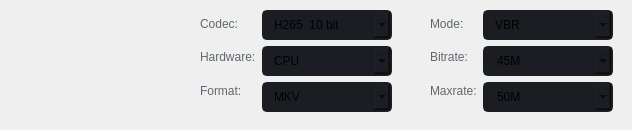
     <widget class="QWidget" name="page_0">
      <widget class="QWidget" name="layoutWidget">
       <property name="geometry">
        <rect>
         <x>200</x>
         <y>10</y>
         <width>203</width>
         <height>111</height>
        </rect>
       </property>
       <layout class="QFormLayout" name="formLayout_4">
        <item row="0" column="0">
         <layout class="QVBoxLayout" name="verticalLayout_19">
          <item>
           <widget class="QLabel" name="label_credits_15">
            <property name="font">
             <font>
              <family>Segoe UI</family>
             </font>
            </property>
            <property name="styleSheet">
             <string notr="true">color: rgb(98, 103, 111);</string>
            </property>
            <property name="text">
             <string>Codec:</string>
            </property>
           </widget>
          </item>
          <item>
           <widget class="QLabel" name="label_credits_16">
            <property name="font">
             <font>
              <family>Segoe UI</family>
             </font>
            </property>
            <property name="styleSheet">
             <string notr="true">color: rgb(98, 103, 111);</string>
            </property>
            <property name="text">
             <string>Hardware:</string>
            </property>
           </widget>
          </item>
          <item>
           <widget class="QLabel" name="label_credits_17">
            <property name="font">
             <font>
              <family>Segoe UI</family>
             </font>
            </property>
            <property name="styleSheet">
             <string notr="true">color: rgb(98, 103, 111);</string>
            </property>
            <property name="text">
             <string>Format:</string>
            </property>
           </widget>
          </item>
         </layout>
        </item>
        <item row="0" column="1">
         <layout class="QVBoxLayout" name="verticalLayout_20">
          <item>
           <widget class="QComboBox" name="comboBox_1">
            <property name="enabled">
             <bool>true</bool>
            </property>
            <property name="minimumSize">
             <size>
              <width>130</width>
              <height>30</height>
             </size>
            </property>
            <property name="maximumSize">
             <size>
              <width>130</width>
              <height>30</height>
             </size>
            </property>
            <property name="font">
             <font>
              <family>Segoe UI</family>
              <pointsize>9</pointsize>
             </font>
            </property>
            <property name="autoFillBackground">
             <bool>false</bool>
            </property>
            <property name="styleSheet">
             <string notr="true">QComboBox{
	background-color: rgb(27, 29, 35);
	border-radius: 5px;
	border: 2px solid rgb(27, 29, 35);
	padding: 5px;
	padding-left: 10px;
}
QComboBox:hover{
	border: 2px solid rgb(64, 71, 88);
}
QComboBox QAbstractItemView {
	color: rgb(85, 170, 255);	
	background-color: rgb(27, 29, 35);
	padding: 10px;
	selection-background-color: rgb(39, 44, 54);
}</string>
            </property>
            <property name="iconSize">
             <size>
              <width>16</width>
              <height>16</height>
             </size>
            </property>
            <property name="frame">
             <bool>true</bool>
            </property>
            <item>
             <property name="text">
              <string>H265  10 bit</string>
             </property>
            </item>
            <item>
             <property name="text">
              <string>VP9  10 bit</string>
             </property>
            </item>
            <item>
             <property name="text">
              <string>AV1  10 bit</string>
             </property>
            </item>
            <item>
             <property name="text">
              <string>H265  8 bit</string>
             </property>
            </item>
            <item>
             <property name="text">
              <string>H264  8 bit</string>
             </property>
            </item>
            <item>
             <property name="text">
              <string>ProRes HQ</string>
             </property>
            </item>
            <item>
             <property name="text">
              <string>DNxHR HQX</string>
             </property>
            </item>
            <item>
             <property name="text">
              <string>From source</string>
             </property>
            </item>
           </widget>
          </item>
          <item>
           <widget class="QComboBox" name="comboBox_3">
            <property name="minimumSize">
             <size>
              <width>130</width>
              <height>30</height>
             </size>
            </property>
            <property name="maximumSize">
             <size>
              <width>130</width>
              <height>30</height>
             </size>
            </property>
            <property name="font">
             <font>
              <family>Segoe UI</family>
              <pointsize>9</pointsize>
             </font>
            </property>
            <property name="autoFillBackground">
             <bool>false</bool>
            </property>
            <property name="styleSheet">
             <string notr="true">QComboBox{
	background-color: rgb(27, 29, 35);
	border-radius: 5px;
	border: 2px solid rgb(27, 29, 35);
	padding: 5px;
	padding-left: 10px;
}
QComboBox:hover{
	border: 2px solid rgb(64, 71, 88);
}
QComboBox QAbstractItemView {
	color: rgb(85, 170, 255);	
	background-color: rgb(27, 29, 35);
	padding: 10px;
	selection-background-color: rgb(39, 44, 54);
}</string>
            </property>
            <property name="iconSize">
             <size>
              <width>16</width>
              <height>16</height>
             </size>
            </property>
            <property name="frame">
             <bool>true</bool>
            </property>
            <item>
             <property name="text">
              <string>CPU</string>
             </property>
            </item>
            <item>
             <property name="text">
              <string>NVENC</string>
             </property>
            </item>
           </widget>
          </item>
          <item>
           <widget class="QComboBox" name="comboBox_2">
            <property name="minimumSize">
             <size>
              <width>130</width>
              <height>30</height>
             </size>
            </property>
            <property name="maximumSize">
             <size>
              <width>130</width>
              <height>30</height>
             </size>
            </property>
            <property name="font">
             <font>
              <family>Segoe UI</family>
              <pointsize>9</pointsize>
             </font>
            </property>
            <property name="autoFillBackground">
             <bool>false</bool>
            </property>
            <property name="styleSheet">
             <string notr="true">QComboBox{
	background-color: rgb(27, 29, 35);
	border-radius: 5px;
	border: 2px solid rgb(27, 29, 35);
	padding: 5px;
	padding-left: 10px;
}
QComboBox:hover{
	border: 2px solid rgb(64, 71, 88);
}
QComboBox QAbstractItemView {
	color: rgb(85, 170, 255);	
	background-color: rgb(27, 29, 35);
	padding: 10px;
	selection-background-color: rgb(39, 44, 54);
}</string>
            </property>
            <property name="iconSize">
             <size>
              <width>16</width>
              <height>16</height>
             </size>
            </property>
            <property name="frame">
             <bool>true</bool>
            </property>
            <item>
             <property name="text">
              <string>MKV</string>
             </property>
            </item>
           </widget>
          </item>
         </layout>
        </item>
       </layout>
      </widget>
      <widget class="QWidget" name="layoutWidget">
       <property name="geometry">
        <rect>
         <x>430</x>
         <y>10</y>
         <width>193</width>
         <height>111</height>
        </rect>
       </property>
       <layout class="QFormLayout" name="formLayout_5">
        <item row="0" column="0">
         <layout class="QVBoxLayout" name="verticalLayout_21">
          <item>
           <widget class="QLabel" name="label_credits_18">
            <property name="font">
             <font>
              <family>Segoe UI</family>
             </font>
            </property>
            <property name="styleSheet">
             <string notr="true">color: rgb(98, 103, 111);</string>
            </property>
            <property name="text">
             <string>Mode:</string>
            </property>
           </widget>
          </item>
          <item>
           <widget class="QLabel" name="label_credits_19">
            <property name="font">
             <font>
              <family>Segoe UI</family>
             </font>
            </property>
            <property name="styleSheet">
             <string notr="true">color: rgb(98, 103, 111);</string>
            </property>
            <property name="text">
             <string>Bitrate:</string>
            </property>
           </widget>
          </item>
          <item>
           <widget class="QLabel" name="label_credits_20">
            <property name="font">
             <font>
              <family>Segoe UI</family>
             </font>
            </property>
            <property name="styleSheet">
             <string notr="true">color: rgb(98, 103, 111);</string>
            </property>
            <property name="text">
             <string>Maxrate:</string>
            </property>
           </widget>
          </item>
         </layout>
        </item>
        <item row="0" column="1">
         <layout class="QVBoxLayout" name="verticalLayout_22">
          <item>
           <widget class="QComboBox" name="comboBox_4">
            <property name="enabled">
             <bool>true</bool>
            </property>
            <property name="minimumSize">
             <size>
              <width>130</width>
              <height>30</height>
             </size>
            </property>
            <property name="maximumSize">
             <size>
              <width>130</width>
              <height>30</height>
             </size>
            </property>
            <property name="font">
             <font>
              <family>Segoe UI</family>
              <pointsize>9</pointsize>
             </font>
            </property>
            <property name="autoFillBackground">
             <bool>false</bool>
            </property>
            <property name="styleSheet">
             <string notr="true">QComboBox{
	background-color: rgb(27, 29, 35);
	border-radius: 5px;
	border: 2px solid rgb(27, 29, 35);
	padding: 5px;
	padding-left: 10px;
}
QComboBox:hover{
	border: 2px solid rgb(64, 71, 88);
}
QComboBox QAbstractItemView {
	color: rgb(85, 170, 255);	
	background-color: rgb(27, 29, 35);
	padding: 10px;
	selection-background-color: rgb(39, 44, 54);
}</string>
            </property>
            <property name="iconSize">
             <size>
              <width>16</width>
              <height>16</height>
             </size>
            </property>
            <property name="frame">
             <bool>true</bool>
            </property>
            <item>
             <property name="text">
              <string>VBR</string>
             </property>
            </item>
            <item>
             <property name="text">
              <string>CQP</string>
             </property>
            </item>
           </widget>
          </item>
          <item>
           <widget class="QComboBox" name="comboBox_5">
            <property name="enabled">
             <bool>true</bool>
            </property>
            <property name="minimumSize">
             <size>
              <width>130</width>
              <height>30</height>
             </size>
            </property>
            <property name="maximumSize">
             <size>
              <width>130</width>
              <height>30</height>
             </size>
            </property>
            <property name="font">
             <font>
              <family>Segoe UI</family>
              <pointsize>9</pointsize>
             </font>
            </property>
            <property name="autoFillBackground">
             <bool>false</bool>
            </property>
            <property name="styleSheet">
             <string notr="true">QComboBox{
	background-color: rgb(27, 29, 35);
	border-radius: 5px;
	border: 2px solid rgb(27, 29, 35);
	padding: 5px;
	padding-left: 10px;
}
QComboBox:hover{
	border: 2px solid rgb(64, 71, 88);
}
QComboBox QAbstractItemView {
	color: rgb(85, 170, 255);	
	background-color: rgb(27, 29, 35);
	padding: 10px;
	selection-background-color: rgb(39, 44, 54);
}</string>
            </property>
            <property name="editable">
             <bool>true</bool>
            </property>
            <property name="iconSize">
             <size>
              <width>16</width>
              <height>16</height>
             </size>
            </property>
            <property name="frame">
             <bool>true</bool>
            </property>
            <item>
             <property name="text">
              <string>45M</string>
             </property>
            </item>
            <item>
             <property name="text">
              <string>60M</string>
             </property>
            </item>
            <item>
             <property name="text">
              <string>50M</string>
             </property>
            </item>
            <item>
             <property name="text">
              <string>40M</string>
             </property>
            </item>
            <item>
             <property name="text">
              <string>30M</string>
             </property>
            </item>
            <item>
             <property name="text">
              <string>20M</string>
             </property>
            </item>
            <item>
             <property name="text">
              <string>10M</string>
             </property>
            </item>
           </widget>
          </item>
          <item>
           <widget class="QComboBox" name="comboBox_6">
            <property name="enabled">
             <bool>true</bool>
            </property>
            <property name="minimumSize">
             <size>
              <width>130</width>
              <height>30</height>
             </size>
            </property>
            <property name="maximumSize">
             <size>
              <width>130</width>
              <height>30</height>
             </size>
            </property>
            <property name="font">
             <font>
              <family>Segoe UI</family>
              <pointsize>9</pointsize>
             </font>
            </property>
            <property name="autoFillBackground">
             <bool>false</bool>
            </property>
            <property name="styleSheet">
             <string notr="true">QComboBox{
	background-color: rgb(27, 29, 35);
	border-radius: 5px;
	border: 2px solid rgb(27, 29, 35);
	padding: 5px;
	padding-left: 10px;
}
QComboBox:hover{
	border: 2px solid rgb(64, 71, 88);
}
QComboBox QAbstractItemView {
	color: rgb(85, 170, 255);	
	background-color: rgb(27, 29, 35);
	padding: 10px;
	selection-background-color: rgb(39, 44, 54);
}</string>
            </property>
            <property name="editable">
             <bool>true</bool>
            </property>
            <property name="iconSize">
             <size>
              <width>16</width>
              <height>16</height>
             </size>
            </property>
            <property name="frame">
             <bool>true</bool>
            </property>
            <item>
             <property name="text">
              <string>50M</string>
             </property>
            </item>
            <item>
             <property name="text">
              <string>70M</string>
             </property>
            </item>
            <item>
             <property name="text">
              <string>60M</string>
             </property>
            </item>
            <item>
             <property name="text">
              <string>50M</string>
             </property>
            </item>
            <item>
             <property name="text">
              <string>40M</string>
             </property>
            </item>
            <item>
             <property name="text">
              <string>30M</string>
             </property>
            </item>
            <item>
             <property name="text">
              <string>20M</string>
             </property>
            </item>
            <item>
             <property name="text">
              <string>10M</string>
             </property>
            </item>
           </widget>
          </item>
         </layout>
        </item>
       </layout>
      </widget>
     </widget>
